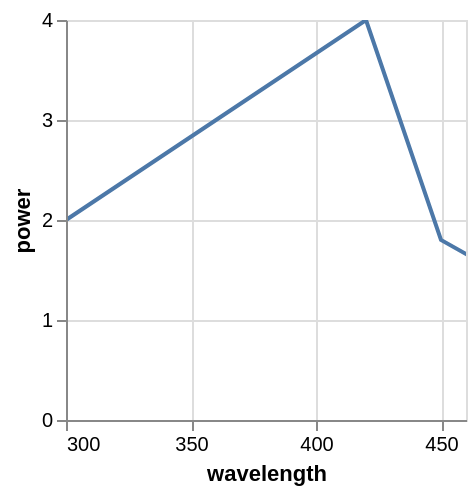

Vega-Lite specification stored for this chart:
### Vega specification from a JSON file in a GitHub repository (floating-point values rounded to 4 significant figures)
{"$schema": "https://vega.github.io/schema/vega/v5.json", "autosize": "pad", "padding": 5, "width": 200, "height": 200, "style": "cell", "data": [{"name": "source_0", "values": [{"wavelength": 250, "power": 1}, {"wavelength": 300, "power": 2}, {"wavelength": 420, "power": 4}, {"wavelength": 450, "power": 1.8}, {"wavelength": 500, "power": 1.1}]}], "marks": [{"name": "marks", "type": "line", "clip": true, "style": ["line"], "sort": {"field": "datum[\"wavelength\"]", "order": "descending"}, "from": {"data": "source_0"}, "encode": {"update": {"stroke": {"value": "#4c78a8"}, "tooltip": {"signal": "{\"wavelength\": format(datum[\"wavelength\"], \"\"), \"power\": format(datum[\"power\"], \"\")}"}, "x": {"scale": "x", "field": "wavelength"}, "y": {"scale": "y", "field": "power"}, "defined": {"signal": "datum[\"wavelength\"] !== null && !isNaN(datum[\"wavelength\"]) && datum[\"power\"] !== null && !isNaN(datum[\"power\"])"}}}}], "scales": [{"name": "x", "type": "linear", "domain": [300, 450], "range": [0, {"signal": "width"}], "nice": true, "zero": false}, {"name": "y", "type": "linear", "domain": {"data": "source_0", "field": "power"}, "range": [{"signal": "height"}, 0], "nice": true, "zero": true}], "axes": [{"scale": "x", "orient": "bottom", "grid": false, "title": "wavelength", "labelFlush": true, "labelOverlap": true, "tickCount": {"signal": "ceil(width/40)"}, "zindex": 1}, {"scale": "x", "orient": "bottom", "gridScale": "y", "grid": true, "tickCount": {"signal": "ceil(width/40)"}, "domain": false, "labels": false, "maxExtent": 0, "minExtent": 0, "ticks": false, "zindex": 0}, {"scale": "y", "orient": "left", "grid": false, "title": "power", "labelOverlap": true, "tickCount": {"signal": "ceil(height/40)"}, "zindex": 1}, {"scale": "y", "orient": "left", "gridScale": "x", "grid": true, "tickCount": {"signal": "ceil(height/40)"}, "domain": false, "labels": false, "maxExtent": 0, "minExtent": 0, "ticks": false, "zindex": 0}]}
